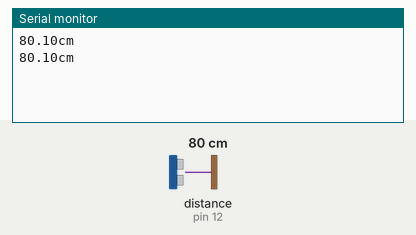
This sketch was run on a simulated Arduino Uno, built with avr-gcc and run on an emulated ATmega328P. On the bench: the last lines printed to the serial monitor. Wiring (inferred from the names in the program): ultrasonic range finder: trigger pin 13; echo pin 12. The test bench sets the inputs (shaded band); at power-on: distance to the obstacle (sensor on pin 12) 80 cm. The echo pulse lasts 58.3 µs per cm.

Above: at 1.8 s.
1.9 s: distance to the obstacle (sensor on pin 12) set to 2 cm
At 2.4 s:
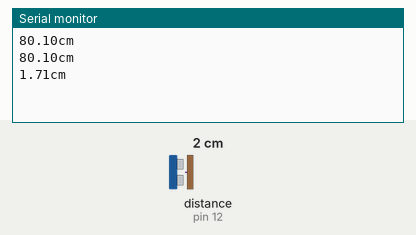
3.4 s: distance to the obstacle (sensor on pin 12) set to 4 cm
At 4.8 s:
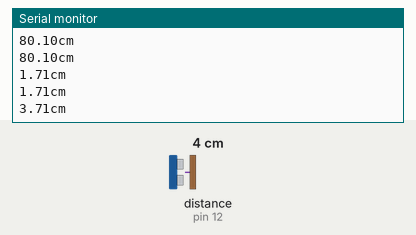
Timing chart, 0 to 6.4 s (numbered marks = the images above; inputs shaded):
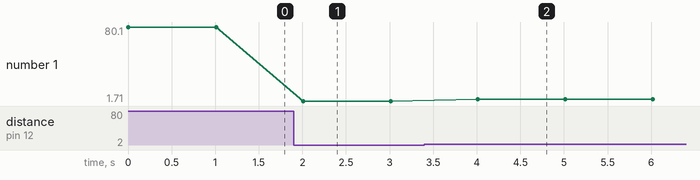

Measured:
- after the input at 1.9 s, the serial monitor: prints a new line after 0.11 s (image 1)
- after the input at 3.4 s, the serial monitor: prints a new line after 0.61 s (image 2)
- plotted number 1: 80.1 → 1.71 after the input at 1.9 s, 1.71 → 3.71 after the input at 3.4 s

The sketch:

Ultra_28_01_18.ino
```cpp
const int TricPin = 13;//Tric
    int EchoPin = 12;//Echo
    void setup() {
      Serial.begin(9600);
    }
void loop()
    {
      double duration, cm;

      pinMode(TricPin, OUTPUT);

      digitalWrite(TricPin, LOW);
      delayMicroseconds(2);
      digitalWrite(TricPin, HIGH);
      delayMicroseconds(5);
      digitalWrite(TricPin, LOW);
      pinMode(EchoPin, INPUT);
      duration = pulseIn(EchoPin, HIGH);

      cm = microsecondsToCentimeters(duration);

      Serial.print(cm);
      Serial.print("cm");
      Serial.println();
      delay(1000);
    }
    double microsecondsToCentimeters(double microseconds)
    {
      // The speed of sound is 340 m/s or 29 microseconds per centimeter.
      // The ping travels out and back, so to find the distance of the
      // object we take half of the distance travelled.
      return microseconds / 58;
    }
```
